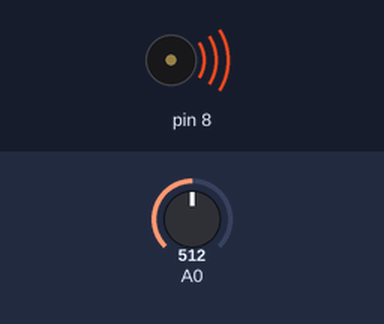
The sketch below on a simulated Arduino Uno, built with avr-gcc and run on an emulated ATmega328P. On the bench: buzzer (waves = sounding). Inputs (shaded band) come from the test bench; at power-on: A0 = 512. What the sketch prints to the serial monitor is not drawn.

Above: at 0.05 s.
Timing chart, 0 to 3.0 s (numbered marks = the images above):
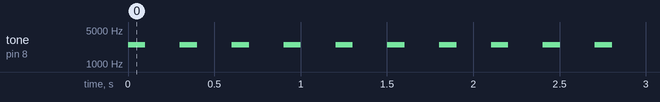

The sketch:

light_sensor.ino
```cpp
void setup() {
  Serial.begin(9600);

}

void loop() {
  int light =  analogRead(A0);
  // 센서 범위와 아날로드 출력값 범위 사이에 존재하는 격차를 수정하기 위한 코드 (mapping)
  // (값을 원래 있던 범위에서 다른 범위 기준으로 바꿔줄 때 사용하는 함수)
//  int ledLight = map(light, 0, 516, 0, 255);
//  analogWrite(9, ledLight);

  int hertz = map(light, 0, 1023, 31, 4978);
  tone(8, hertz, 100);
  Serial.println(light);
  delay(100);
  noTone(8);
  delay(200);
}
```

Measured:
- by itself, tone on pin 8: alternates 2506 Hz for 0.10 s and silent for 0.20 s
